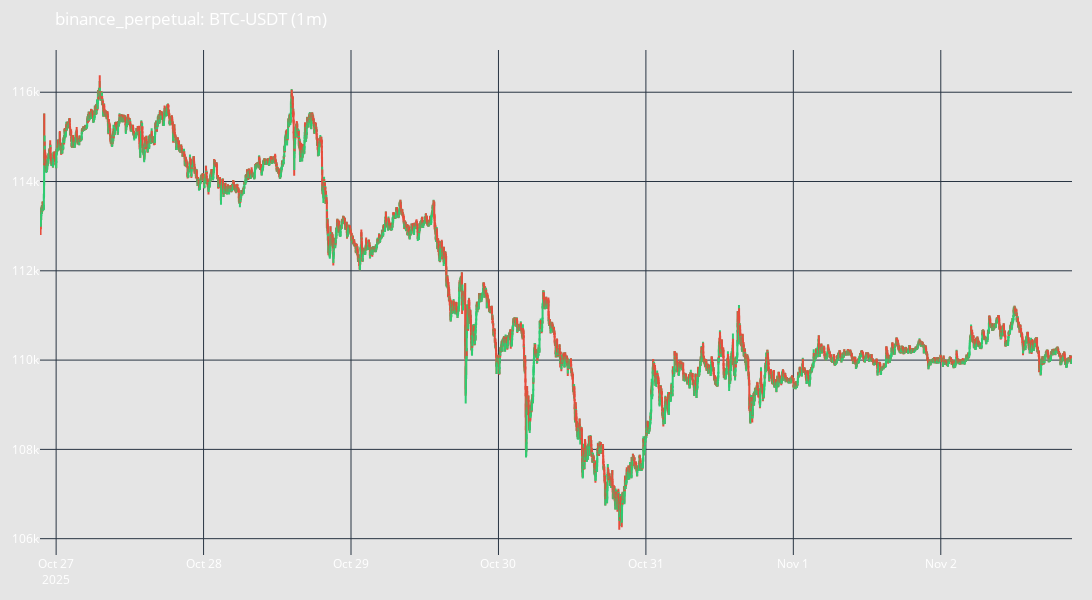

Here is the notebook cell this chart was saved with:
### Code cell
# Plot the candles
if candles:
    candles.plot()

### Figure 1 — Plotly figure (JSON) as saved in the notebook; plotly's stock layout.template omitted (floating-point values rounded to 4 significant figures; data arrays with more than 128 entries replaced by an {"elided": "..."} marker saying what was removed)
{"data": [{"close": {"elided": "10079 float values"}, "decreasing": {"line": {"color": "#E74C3C"}}, "high": {"elided": "10079 float values"}, "increasing": {"line": {"color": "#2ECC71"}}, "low": {"elided": "10079 float values"}, "name": "Candlesticks", "open": {"elided": "10079 float values"}, "type": "candlestick", "x": {"elided": "10079 str values"}}], "layout": {"font": {"color": "white", "size": 12}, "height": 600, "hovermode": "x unified", "margin": {"b": 20, "l": 20, "r": 20, "t": 50}, "paper_bgcolor": "rgba(0, 0, 0, 0.1)", "plot_bgcolor": "rgba(0, 0, 0, 0)", "showlegend": false, "title": {"text": "binance_perpetual: BTC-USDT (1m)"}, "width": 1200, "xaxis": {"rangeslider": {"visible": false}}}}
